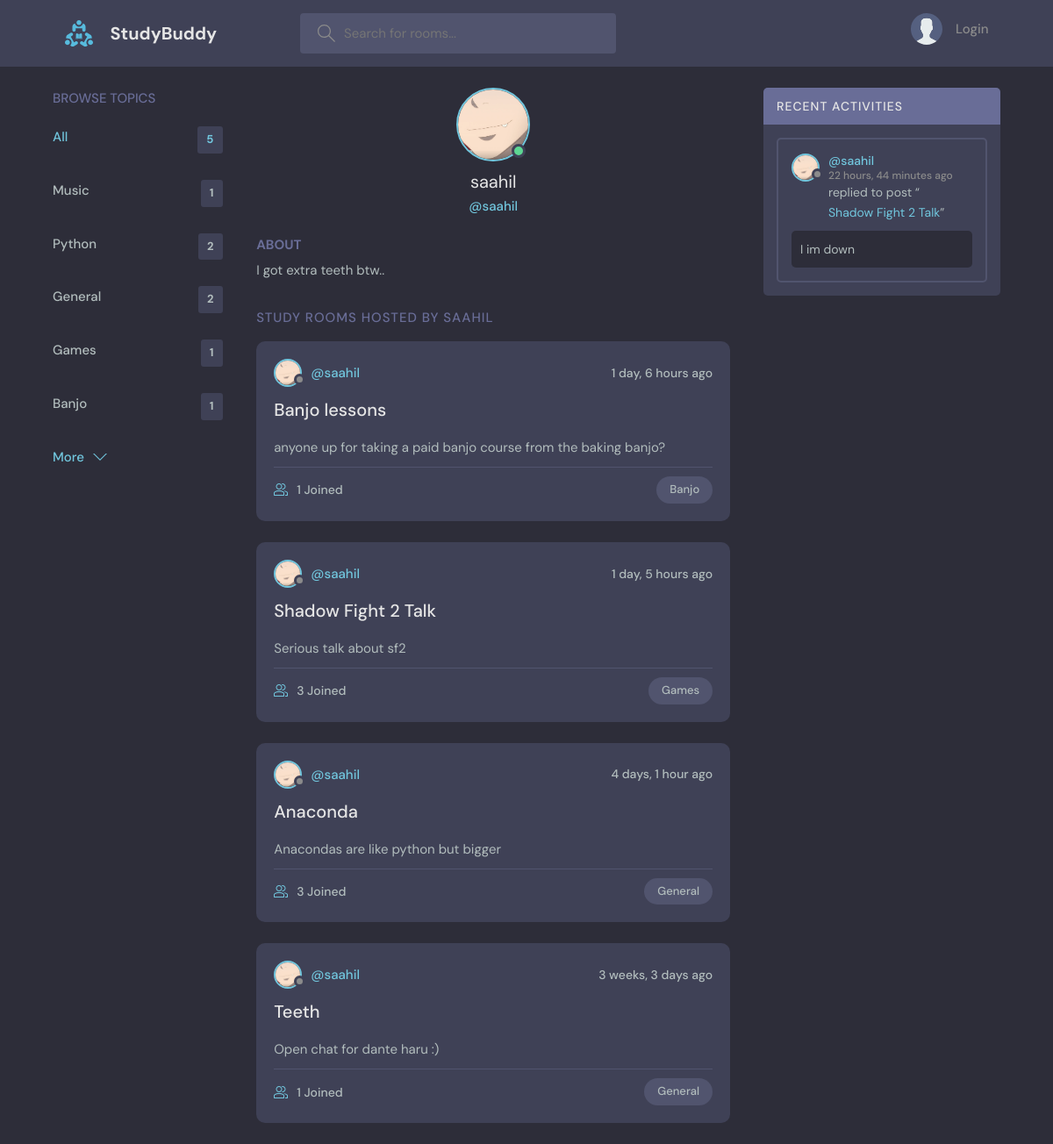
The page /accounts/profile/2/ on the database its author committed.
### base/models.py (models this page shows, shortened)
class Topic(models.Model):
    name= models.CharField(max_length= 50)

class Room(models.Model):
    host = models.ForeignKey(User, on_delete= models.SET_NULL, null= True, related_name='hosted_rooms')
    topic = models.ForeignKey(Topic, on_delete= models.SET_NULL, null= True)
    name= models.CharField(max_length= 100)
    description= models.TextField(null= True, blank= True )
    participants= models.ManyToManyField(User, related_name= 'participated_rooms', blank=True)
    created = models.DateTimeField(auto_now_add = True)
    updated = models.DateTimeField(auto_now= True)
    class Meta:
        ordering= ['-updated', '-created']

class Message(models.Model):
    user = models.ForeignKey(User, on_delete= models.CASCADE, related_name='messages')
    room= models.ForeignKey(Room, on_delete= models.CASCADE, related_name= 'messages')
    body = models.TextField()
    created = models.DateTimeField(auto_now_add= True)
    updated = models.DateTimeField(auto_now= True)

### accounts/models.py (models this page shows, shortened)
class Profile(models.Model):
    user = models.OneToOneField(User, on_delete= models.CASCADE, related_name= 'profile')
    bio= models.TextField(max_length= 200, null= True, blank= True)
    profile_picture = models.ImageField(
        upload_to= 'profile_pictures/',
        null=True,
        blank= True
    )

### accounts/views.py (the view)
# urls.py: path('profile/<int:user_id>/', views.user_profile, name='user_profile'),
def user_profile(request, user_id):
    user= User.objects.get(id = user_id)
    rooms= user.hosted_rooms.all()
    last_n_recent= 5
    messages= user.messages.order_by('-updated')[:last_n_recent]
    topics= Topic.objects.all()
    context= {
        'user': user,
        'rooms' : rooms,
        'recent_messages': messages,
        'topics': topics
    }
    return render(request, 'accounts/profile.html', context= context)

### accounts/templates/accounts/profile.html (shortened to what this page needs)
{% extends 'main.html' %}
{% load static %}
{% block content %}
<main class="profile-page layout layout--3">
  <div class="container">
     {% include 'base/topics_component.html'%}
    <div class="roomList">
      <div class="profile">
        <div class="profile__avatar">
          <div class="avatar avatar--large active">
            {% if user.profile.profile_picture %}
              <img src="{{user.profile.profile_picture.url}}"/>
            {% else %}
              <img src="{% static 'images/no-pfp.jpg' %}" />
            {% endif %}
          </div>
        </div>
        <div class="profile__info">
          <h3>{{user.username}}</h3>
          <p>@{{user.username}}</p>
        </div>
        <div class="profile__about">
          <h3>About</h3>
          <p>
            {{user.profile.bio}}
          </p>
        </div>
      </div>
      <div class="roomList__header">
        <div>
          <h2>Study Rooms Hosted by {{user.username}}</a>
          </h2>
        </div>
      </div>
      {% include 'base/feed_component.html' %}
    </div>
    {% include 'base/activity_component.html' %}
  </div>
</main>
{% endblock content %}

### base/templates/base/topics_component.html
<div class="topics">
    <div class="topics__header">
    <h2>Browse Topics</h2>
    </div>
    <ul class="topics__list">
    <li>
        <a href="{% url 'home' %}" class="active">All <span>{{topics.count}}</span></a>
    </li>
    {% for topic in topics %}
        <li>
            <a href="{% url 'home' %}?q={{topic.name}}">{{topic.name}}<span>{{topic.room_set.count}}</span></a>
        </li>
    {% endfor %}
    </ul>
    <a class="btn btn--link" href="{% url 'topics' %}">
    More
    <svg version="1.1" xmlns="http://www.w3.org/2000/svg" width="32" height="32" viewBox="0 0 32 32">
        <title>chevron-down</title>
        <path d="M16 21l-13-13h-3l16 16 16-16h-3l-13 13z"></path>
    </svg>
    </a>
</div>

### base/templates/base/feed_component.html (shortened to what this page needs)
{% load static %}
{% for room in rooms %}
<div class="roomListRoom">
<div class="roomListRoom__header">
    <a href="{% url 'user_profile' room.host.id%}" class="roomListRoom__author">
    <div class="avatar avatar--small">
        {% if room.host.profile.profile_picture %}
            <img src="{{room.host.profile.profile_picture.url}}"/>
        {% else %}
            <img src="{% static 'images/no-pfp.jpg' %}" />
        {% endif %}
    </div>
    <span>@{{room.host.username}}</span>
    </a>
    <div class="roomListRoom__actions">
    <span>{{room.created|timesince}} ago</span>
    </div>
</div>
<div class="roomListRoom__content">
    <a href="{% url 'room' room.id %}">{{room.name}}</a>
    <p>{{room.description}}</p>
</div>
<div class="roomListRoom__meta">
    <a href="{% url 'room' room.id %}" class="roomListRoom__joined">
    {{room.participants.count}} Joined
    </a>
    <p class="roomListRoom__topic">{{room.topic.name}}</p>
</div>
</div>
{% endfor %}

### base/templates/base/activity_component.html (shortened to what this page needs)
{% load static %}
<div class="activities">
    <div class="activities__header">
    <h2>Recent Activities</h2>
    </div>
    {% for message in recent_messages %}
    <div class="activities__box">
    <div class="activities__boxHeader roomListRoom__header">
        <a href="{% url 'user_profile' message.user.id %}" class="roomListRoom__author">
        <div class="avatar avatar--small">
            {% if message.user.profile.profile_picture %}
                <img src="{{message.user.profile.profile_picture.url}}"/>
                {% else %}
                <img src="{% static 'images/no-pfp.jpg' %}" />
                {% endif %}
        </div>
        <p>
            @{{message.user.username}}
            <span>{{message.created|timesince}} ago</span>
        </p>
        </a>
    </div>
    <div class="activities__boxContent">
        <p>replied to post “<a href="{% url 'room' message.room.id %}">{{message.room.name}}</a>”</p>
        <div class="activities__boxRoomContent">I
        {{message.body}}
        </div>
    </div>
    </div>
    {% endfor %}
</div>

### rows shown on the page
Topic: name "Music", room_set.count "1"
Topic: name "Python", room_set.count "2"
Topic: name "General", room_set.count "2"
Topic: name "Games", room_set.count "1"
Topic: name "Banjo", room_set.count "1"
Room: host.profile.profile_picture (picture), host.username "saahil", created "1 day, 6 hours", name "Banjo lessons", description "anyone up for taking a paid banjo course from the baking banjo?", participants.count "1", topic.name "Banjo"
Room: host.profile.profile_picture (picture), host.username "saahil", created "1 day, 5 hours", name "Shadow Fight 2 Talk", description "Serious talk about sf2", participants.count "3", topic.name "Games"
Room: host.profile.profile_picture (picture), host.username "saahil", created "4 days, 1 hour", name "Anaconda", description "Anacondas are like python but bigger", participants.count "3", topic.name "General"
Room: host.profile.profile_picture (picture), host.username "saahil", created "3 weeks, 3 days", name "Teeth", description "Open chat for dante haru :)", participants.count "1", topic.name "General"
Message: user.profile.profile_picture (picture), user.username "saahil", created "22 hours, 44 minutes", room.name "Shadow Fight 2 Talk", body "im down"

### other values the page prints
{{ topics.count }} "5"
{{ user.username }} "saahil"
{{ user.profile.bio }} "I got extra teeth btw.."
{{ user.username }} "SAAHIL"
